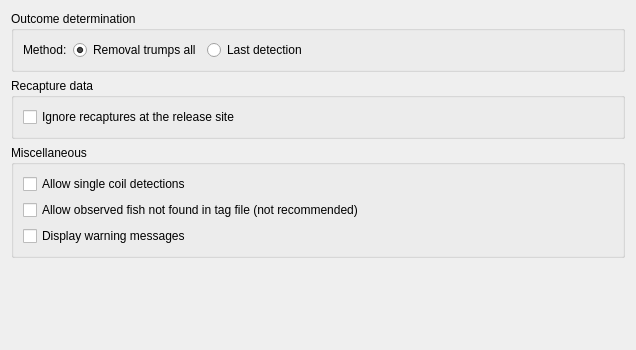
     <widget class="QWidget" name="advanced">
      <attribute name="title">
       <string>Advanced</string>
      </attribute>
      <layout class="QVBoxLayout">
       <item>
        <widget class="QGroupBox" name="groupBox_14">
         <property name="title">
          <string>Outcome determination</string>
         </property>
         <layout class="QVBoxLayout">
          <property name="spacing">
           <number>6</number>
          </property>
          <property name="leftMargin">
           <number>9</number>
          </property>
          <property name="topMargin">
           <number>9</number>
          </property>
          <property name="rightMargin">
           <number>9</number>
          </property>
          <property name="bottomMargin">
           <number>9</number>
          </property>
          <item>
           <layout class="QHBoxLayout" name="horizontalLayout_15">
            <property name="spacing">
             <number>6</number>
            </property>
            <property name="leftMargin">
             <number>0</number>
            </property>
            <property name="topMargin">
             <number>0</number>
            </property>
            <property name="rightMargin">
             <number>0</number>
            </property>
            <property name="bottomMargin">
             <number>0</number>
            </property>
            <item>
             <widget class="QLabel" name="methodTextLabel">
              <property name="text">
               <string>Method:</string>
              </property>
             </widget>
            </item>
            <item>
             <widget class="QRadioButton" name="removalTrumpsRadio">
              <property name="whatsThis">
               <string>The entire detection history at a site is taken into consideration. This type of outcome determination depends on Interrogation Detail data from PTAGIS. The trump order is sampled/held, returned, and transported.</string>
              </property>
              <property name="text">
               <string>Removal trumps all</string>
              </property>
              <property name="checked">
               <bool>true</bool>
              </property>
             </widget>
            </item>
            <item>
             <widget class="QRadioButton" name="lastDetectionRadio">
              <property name="enabled">
               <bool>true</bool>
              </property>
              <property name="whatsThis">
               <string>Use only the last detection (sorted by observation time) of a fish at a given site as the outcome indicator.</string>
              </property>
              <property name="text">
               <string>Last detection</string>
              </property>
             </widget>
            </item>
            <item>
             <spacer name="spacer_17">
              <property name="orientation">
               <enum>Qt::Horizontal</enum>
              </property>
              <property name="sizeType">
               <enum>QSizePolicy::Expanding</enum>
              </property>
              <property name="sizeHint" stdset="0">
               <size>
                <width>40</width>
                <height>20</height>
               </size>
              </property>
             </spacer>
            </item>
           </layout>
          </item>
         </layout>
        </widget>
       </item>
       <item>
        <widget class="QGroupBox" name="groupBox_13">
         <property name="title">
          <string>Recapture data</string>
         </property>
         <layout class="QVBoxLayout">
          <property name="spacing">
           <number>6</number>
          </property>
          <property name="leftMargin">
           <number>9</number>
          </property>
          <property name="topMargin">
           <number>9</number>
          </property>
          <property name="rightMargin">
           <number>9</number>
          </property>
          <property name="bottomMargin">
           <number>9</number>
          </property>
          <item>
           <widget class="QCheckBox" name="ignoreReRecapsCheckBox">
            <property name="whatsThis">
             <string>When a fish is recaptured it is censored at the defined site prior to the recapture in the observation sequence. In practice, fish are often recapture at the release site, and downstream observations should be included as valid. Check this box to include those recapture.</string>
            </property>
            <property name="text">
             <string>Ignore recaptures at the release site</string>
            </property>
           </widget>
          </item>
         </layout>
        </widget>
       </item>
       <item>
        <widget class="QGroupBox" name="groupBox_12">
         <property name="title">
          <string>Miscellaneous</string>
         </property>
         <layout class="QVBoxLayout">
          <item>
           <widget class="QCheckBox" name="singleCoilCheckBox">
            <property name="whatsThis">
             <string>Allow a single hit at a site for a fish to be counted.</string>
            </property>
            <property name="text">
             <string>Allow single coil detections</string>
            </property>
           </widget>
          </item>
          <item>
           <widget class="QCheckBox" name="tagCheckBox">
            <property name="whatsThis">
             <string>Produce a capture history for a fish found in the interrogation data, even if there is no record for the fish in the tag data.</string>
            </property>
            <property name="text">
             <string>Allow observed fish not found in tag file (not recommended)</string>
            </property>
           </widget>
          </item>
          <item>
           <widget class="QCheckBox" name="warningsCheckBox">
            <property name="whatsThis">
             <string>Display warning messages, either when the program cannot find detector data for an interrogation record, or when a transported fish is detected downstream as a juvenile (except at the Estuary Towed Array or any of the &quot;Bird&quot; islands)</string>
            </property>
            <property name="text">
             <string>Display warning messages</string>
            </property>
           </widget>
          </item>
         </layout>
        </widget>
       </item>
       <item>
        <spacer name="spacer_16">
         <property name="orientation">
          <enum>Qt::Vertical</enum>
         </property>
         <property name="sizeHint" stdset="0">
          <size>
           <width>614</width>
           <height>81</height>
          </size>
         </property>
        </spacer>
       </item>
      </layout>
     </widget>
